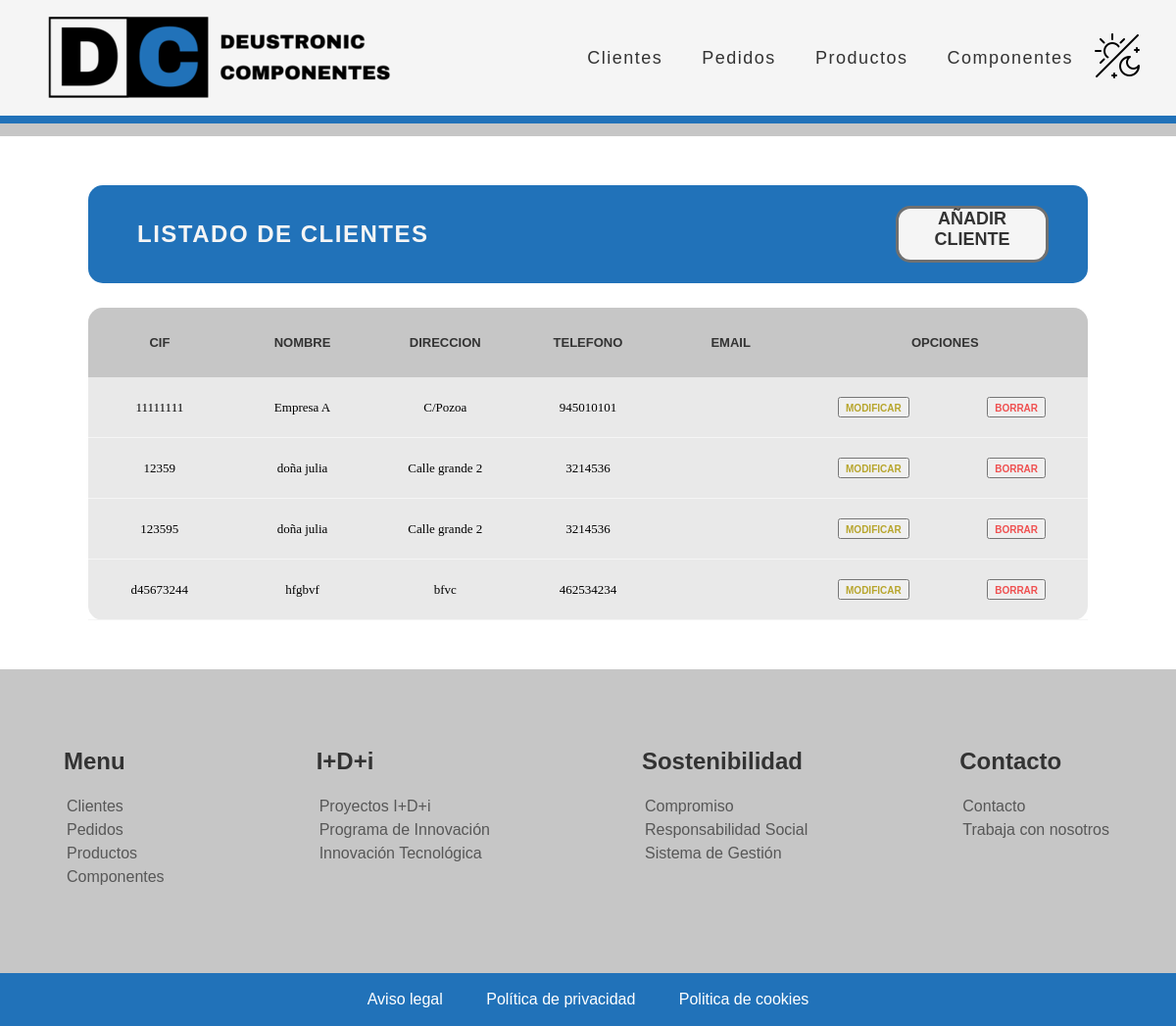
The app's page /appGestionPedidos/, older data.
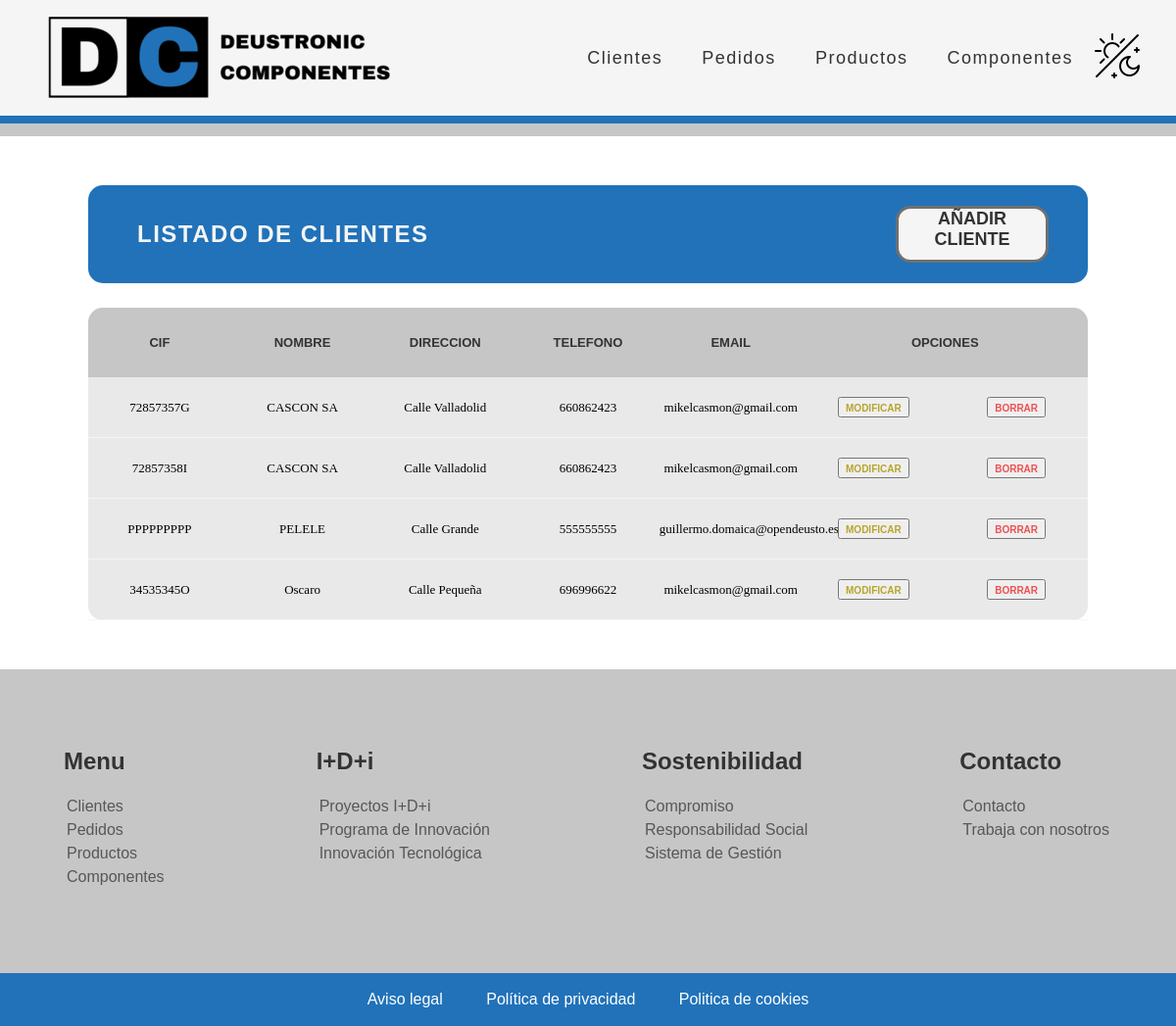
The same page, newer data.
### appGestionPedidos/models.py (models this page shows, shortened)
class Cliente(models.Model):
    CIF = models.CharField(max_length=9, unique=True, validators=[MinLengthValidator(9)])
    nombreEmpresa = models.CharField(max_length=16)
    direccion = models.CharField(max_length=60)
    datosContacto = models.CharField(max_length=60, validators=[MinLengthValidator(9)])
    email = models.EmailField(max_length=254)

### appGestionPedidos/views.py (the view)
# urls.py: path('', views.ClienteListView.as_view(), name='index'),
class ClienteListView(ListView):
    model = Cliente
    paginate_by = 4

### appGestionPedidos/templates/appGestionPedidos/cliente_list.html (shortened to what this page needs)
{% extends "base.html" %}
{% load static %}
{% block contenido %}
<div class="main_container">
    <div class="main_title_container">
        <div class="main_title">
            <h2>LISTADO DE CLIENTES</h2>
        </div>
        <a href="/appGestionPedidos/cliente/create" alt="crear_cliente">AÑADIR CLIENTE</a>
    </div>
    <div class="main_table_container">
        {% if cliente_list %}
        <table class="main_table">
            <thead>
                <tr>
                    <th>CIF</th>
                    <th>Nombre</th>
                    <th>Direccion</th>
                    <th>Telefono</th>
                    <th>Email</th>
                    <th class="main_table_esp_1" colspan="2">Opciones</th>
                </tr>
            </thead>
            {% for cliente in cliente_list %}
            <tbody>
                <tr>
                    <td>{{ cliente.CIF }}</td>
                    <td>{{ cliente.nombreEmpresa }}</td>
                    <td>{{ cliente.direccion }}</td>
                    <td>{{ cliente.datosContacto }}</td>
                    <td>{{ cliente.email }}</td>
                    <td class="main_table_esp_modificar">
                        <button><a href="/appGestionPedidos/modificar-cliente/{{ cliente.id }}">MODIFICAR</a></button>
                    </td>
                    <td class="main_table_esp_borrar">
                        <button><a  class="btnEliminacion" href="/appGestionPedidos/eliminar-cliente/{{ cliente.id }}">BORRAR</a></button>
                    </td>
                </tr>
            </tbody>
            {% endfor %}
        </table>
        {% else %}
        <p>No hay clientes creados.</p>
        {% endif %}
    </div>
</div>
{% endblock %}

Row changes from the older to the newer data that the page shows:
removed Cliente: CIF "11111111", nombreEmpresa "Empresa A", direccion "C/Pozoa", datosContacto "945010101"
removed Cliente: CIF "12359", nombreEmpresa "doña julia", direccion "Calle grande 2", datosContacto "3214536"
removed Cliente: CIF "123595", nombreEmpresa "doña julia", direccion "Calle grande 2", datosContacto "3214536"
removed Cliente: CIF "d45673244", nombreEmpresa "hfgbvf", direccion "bfvc", datosContacto "462534234"
added Cliente: CIF "72857357G", nombreEmpresa "CASCON SA", direccion "Calle Valladolid", datosContacto "660862423", email "mikelcasmon@gmail.com"
added Cliente: CIF "72857358I", nombreEmpresa "CASCON SA", direccion "Calle Valladolid", datosContacto "660862423", email "mikelcasmon@gmail.com"
added Cliente: CIF "PPPPPPPPP", nombreEmpresa "PELELE", direccion "Calle Grande", datosContacto "555555555", email "guillermo.domaica@opendeusto.es"
added Cliente: CIF "34535345O", nombreEmpresa "Oscaro", direccion "Calle Pequeña", datosContacto "696996622", email "mikelcasmon@gmail.com"
